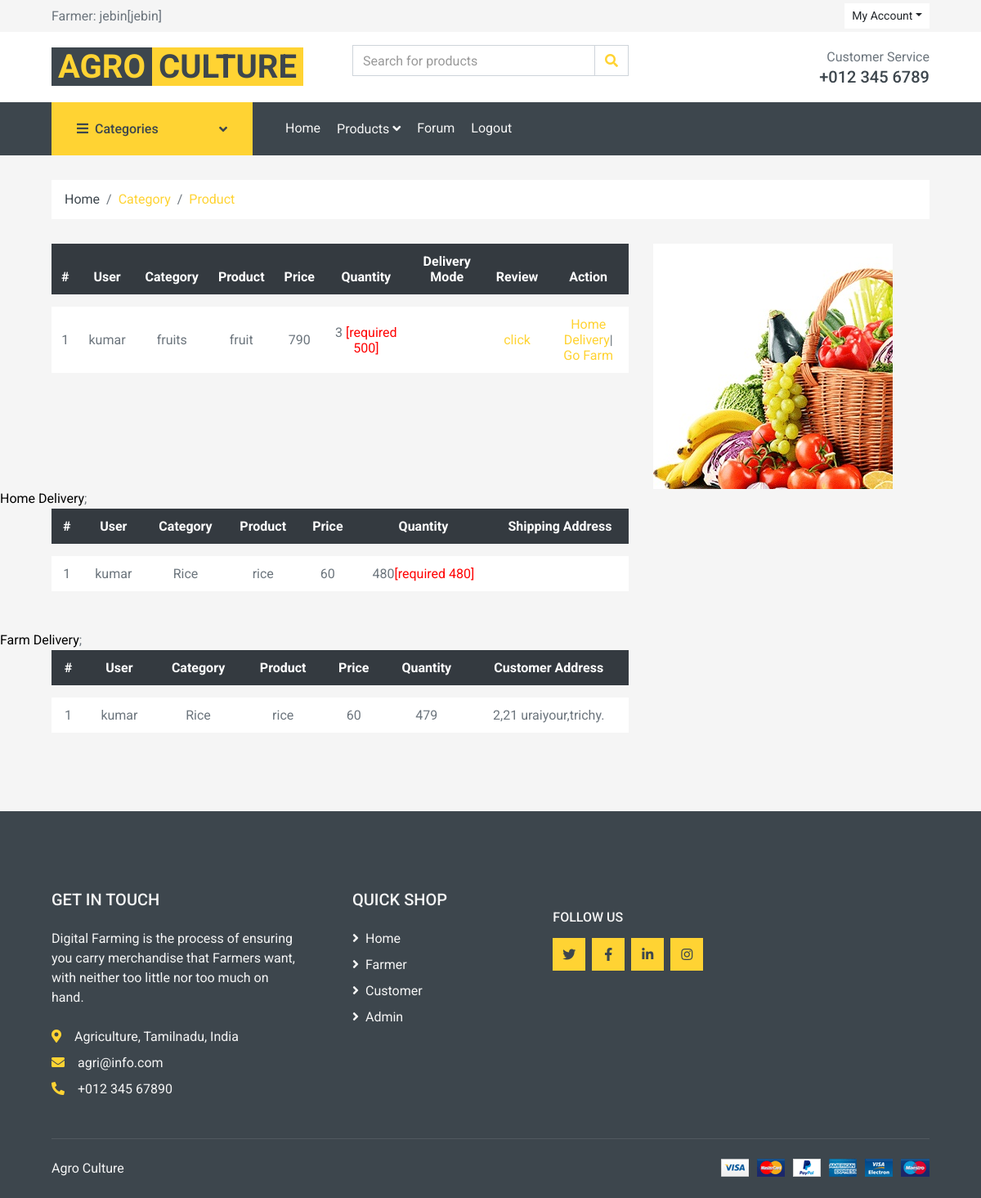
The page /rt_sales.php (signed in) on the database its author committed.
### tables this page shows
CREATE TABLE `rt_retailer` (
  `id` int(11) NOT NULL,
  `name` varchar(20) NOT NULL,
  `address` varchar(50) NOT NULL,
  `city` varchar(30) NOT NULL,
  `mobile` bigint(20) NOT NULL,
  `email` varchar(40) NOT NULL,
  `proof` varchar(50) NOT NULL,
  `uname` varchar(20) NOT NULL,
  `pass` varchar(20) NOT NULL,
  `create_date` varchar(20) NOT NULL,
  `status` int(11) NOT NULL,
  PRIMARY KEY  (`uname`)
);

CREATE TABLE `rt_cart` (
  `id` int(11) NOT NULL auto_increment,
  `uname` varchar(20) NOT NULL,
  `pid` int(11) NOT NULL,
  `status` int(11) NOT NULL,
  `rdate` varchar(20) NOT NULL,
  `price` int(11) NOT NULL,
  `category` varchar(30) NOT NULL,
  `quantity` int(11) NOT NULL,
  `uqut` varchar(40) NOT NULL,
  `amount` int(11) NOT NULL,
  `pname` varchar(40) NOT NULL,
  `retailer` varchar(20) NOT NULL,
  `deli_mode` varchar(40) NOT NULL,
  `shipping_address` varchar(40) NOT NULL,
  `d_status` varchar(40) NOT NULL,
  PRIMARY KEY  (`id`)
);

### rt_sales.php (the view, shortened to what this page needs)
<?php
include("include/dbconnect.php");
extract($_REQUEST);
$uname=$_SESSION['uname'];
$q1=mysqli_query($connect,"select * from rt_retailer where uname='$uname'");
$r1=mysqli_fetch_array($q1);
$qry=mysqli_query($connect,"select * from rt_cart where retailer='$uname'");
?>
<html>
<head>
    <title><?php include("include/title.php"); ?></title>
    <link href="https://cdnjs.cloudflare.com/ajax/libs/font-awesome/5.10.0/css/all.min.css" rel="stylesheet">
    <link href="static/lib/animate/animate.min.css" rel="stylesheet">
    <link href="static/lib/owlcarousel/assets/owl.carousel.min.css" rel="stylesheet">
    <link href="static/css/style.css" rel="stylesheet">
</head>
<body>
    <div class="container-fluid">
        <div class="row bg-secondary py-1 px-xl-5">
            <div class="col-lg-6 d-none d-lg-block">
                <div class="d-inline-flex align-items-center h-100">
				Farmer: <?php echo $r1['name']. "[".$r1['uname']."]"; ?>
                </div>
            </div>
            <div class="col-lg-6 text-center text-lg-right">
                <div class="d-inline-flex align-items-center">
                    <div class="btn-group">
                        <button type="button" class="btn btn-sm btn-light dropdown-toggle" data-toggle="dropdown">My Account</button>
                    </div>
                </div>
            </div>
        </div>
        <div class="row align-items-center bg-light py-3 px-xl-5 d-none d-lg-flex">
            <div class="col-lg-4">
                <a href="" class="text-decoration-none">
                    <span class="h1 text-uppercase text-primary bg-dark px-2">Agro</span>
                    <span class="h1 text-uppercase text-dark bg-primary px-2 ml-n1"> Culture</span>
                </a>
            </div>
            <div class="col-lg-4 col-6 text-left">
                <form action="">
                    <div class="input-group">
                        <input type="text" class="form-control" placeholder="Search for products">
                        <div class="input-group-append">
                            <span class="input-group-text bg-transparent text-primary">
                                <i class="fa fa-search"></i>
                            </span>
                        </div>
                    </div>
                </form>
            </div>
            <div class="col-lg-4 col-6 text-right">
                <p class="m-0">Customer Service</p>
                <h5 class="m-0">+012 345 6789</h5>
            </div>
        </div>
    </div>
    <div class="container-fluid bg-dark mb-30">
        <div class="row px-xl-5">
            <div class="col-lg-3 d-none d-lg-block">
                <a class="btn d-flex align-items-center justify-content-between bg-primary w-100" data-toggle="collapse" href="#navbar-vertical" style="height: 65px; padding: 0 30px;">
                    <h6 class="text-dark m-0"><i class="fa fa-bars mr-2"></i>Categories</h6>
                    <i class="fa fa-angle-down text-dark"></i>
                </a>
            </div>
            <div class="col-lg-9">
                <nav class="navbar navbar-expand-lg bg-dark navbar-dark py-3 py-lg-0 px-0">
                    <div class="collapse navbar-collapse justify-content-between" id="navbarCollapse">
                        <div class="navbar-nav mr-auto py-0">
                            <a href="rt_home.php" class="nav-item nav-link">Home</a>
							<div class="nav-item dropdown">
                                <a href="#" class="nav-link dropdown-toggle" data-toggle="dropdown">Products <i class="fa fa-angle-down mt-1"></i></a>
                            </div>
                            <a href="forum.php" class="nav-item nav-link">Forum</a>
                            <a href="logout.php" class="nav-item nav-link">Logout</a>
                        </div>
                    </div>
                </nav>
            </div>
        </div>
    </div>
    <div class="container-fluid">
        <div class="row px-xl-5">
            <div class="col-12">
                <nav class="breadcrumb bg-light mb-30">
                    <a class="breadcrumb-item text-dark" href="rt_home.php">Home</a>
                    <span class="breadcrumb-item"><a href="add_cat.php">Category</a></span>
					<span class="breadcrumb-item "><a href="add_product.php">Product</a></span>
                </nav>
            </div>
        </div>
    </div>
    <div class="container-fluid">
        <div class="row px-xl-5">
            <div class="col-lg-8 table-responsive mb-5">
                <table class="table table-light table-borderless table-hover text-center mb-0">
                    <thead class="thead-dark">
                        <tr>
							<th>#</th>
                            <th>User</th>
                            <th>Category</th>
                            <th>Product</th>
                            <th>Price</th>
                            <th>Quantity</th>
                            <th>Delivery Mode</th>
                            <th>Review</th>
                            <th>Action</th>
                        </tr>
                    </thead>
                    <tbody class="align-middle">
						<?php
						$i=0;
						while($row=mysqli_fetch_array($qry))
						{
						$i++;
						?>
                        <tr>
                            <td class="align-middle"><?php echo $i; ?></td>
                            <td class="align-middle"><?php echo $row['uname']; ?></td>
                            <td class="align-middle"><?php echo $row['category']; ?></td>
                            <td class="align-middle"><?php echo $row['pname'];?></td>
                            <td class="align-middle"><?php echo $row['price']; ?></td>
                            <td class="align-middle"><?php echo $row['pid']; ?>
                                <?php
							if($row['status']=="1" and $row['quantity']=='0')
							{
                                ?>
                                <?php
							echo '<span style="color:#FF0000">[Low]</span>';
							}
							else
							{
								if($row['status']=='1')
								{
								echo '<span style="color:#FF0000">[required '.$row['quantity'].']</span>';
								}
							}
							?>
							</td>
                            <td class="align-middle"><?php echo $row['deli_mode']; ?>
                            <td class="align-middle"><a href="allrev1.php?pid=<?php echo $row['pid'];?>">click</a></td>
							<td class="align-middle">
								<a href="rt_sales.php?act=dev&deid=<?php echo $row['id']; ?>">Home Delivery</a>|<br>
								<a href="rt_sales.php?act=go&deid=<?php echo $row['id']; ?>">Go Farm</a>
							</td>
                        </tr>
                     	<?php
						}
						?>
                    </tbody>
                </table>
            </div>
            <div class="col-lg-4">
                <img src="static/img/sh1.jpg" class="img-fluid">
            </div>
        </div>
    </div>
    <span style="color:black">Home Delivery</span>;
    <?php
     $i=mysqli_query($connect,"select * from rt_cart where d_status='1'");
   if(mysqli_num_rows($i)>0){
    $cnt=1;
?>
    <div class="container-fluid">
        <div class="row px-xl-5">
            <div class="col-lg-8 table-responsive mb-5">
                <table class="table table-light table-borderless table-hover text-center mb-0">
                    <thead class="thead-dark">
                        <tr>
							<th>#</th>
                            <th>User</th>
                            <th>Category</th>
                            <th>Product</th>
                            <th>Price</th>
                            <th>Quantity</th>
                            <th>Shipping Address</th>
                        </tr>
                    </thead>
                    <tbody class="align-middle">
						<?php
						while($r1=mysqli_fetch_array($i))
						{
						?>
                        <tr>
                            <td class="align-middle"><?php echo $r1['id']; ?></td>
                            <td class="align-middle"><?php echo $r1['uname']; ?></td>
                            <td class="align-middle"><?php echo $r1['category']; ?></td>
                            <td class="align-middle"><?php echo $r1['pname'];?></td>
                            <td class="align-middle"><?php echo $r1['price']; ?></td>
                            <td class="align-middle"><?php echo $r1['quantity'];
							if($r1['status']=="1" and $r1['quantity']=='0')
							{
							echo '<span style="color:#FF0000">[Low]</span>';
							}
							else
							{
								if($r1['status']=='1')
								{
								echo '<span style="color:#FF0000">[required '.$r1['quantity'].']</span>';
								}
							}
							?>
							</td>
							<td class="align-middle"><?php echo $r1['shipping_address'];?></td>
                        </tr>
                        <?php
                       $cnt=$cnt+1; } } else { ?>
                          <tr>
                            <td colspan="8"> No record found</td>
                          </tr>
                        <?php } ?>
                    </tbody>
                </table>
            </div>
            <div class="col-lg-4">
            </div>
        </div>
    </div>
    <span style="color:black">Farm Delivery</span>;
    <?php
     $i=mysqli_query($connect,"select * from rt_cart where d_status='2'");
   if(mysqli_num_rows($i)>0){
    $cnt=1;
?>
    <div class="container-fluid">
        <div class="row px-xl-5">
            <div class="col-lg-8 table-responsive mb-5">
                <table class="table table-light table-borderless table-hover text-center mb-0">
                    <thead class="thead-dark">
                        <tr>
							<th>#</th>
                            <th>User</th>
                            <th>Category</th>
                            <th>Product</th>
                            <th>Price</th>
                            <th>Quantity</th>
                            <th>Customer Address</th>
                        </tr>
                    </thead>
                    <tbody class="align-middle">
						<?php
						while($row=mysqli_fetch_array($i))
						{
						?>
                        <tr>
                            <td class="align-middle"><?php echo $cnt; ?></td>
                            <td class="align-middle"><?php echo $row['uname']; ?></td>
                            <td class="align-middle"><?php echo $row['category']; ?></td>
                            <td class="align-middle"><?php echo $row['pname'];?></td>
                            <td class="align-middle"><?php echo $row['price']; ?></td>
                            <td class="align-middle"><?php echo $row['quantity'];
							?>
							</td>
                            <td class="align-middle"><?php echo $row['shipping_address'];?></td>
                        </tr>
                        <?php
                        $cnt=$cnt+1;} } else { ?>
                          <tr>
                            <td colspan="8"> No record found</td>
                          </tr>
                        <?php } ?>
                    </tbody>
                </table>
            </div>
            <div class="col-lg-4">
            </div>
        </div>
    </div>
    <div class="container-fluid bg-dark text-secondary mt-5 pt-5">
        <div class="row px-xl-5 pt-5">
            <div class="col-lg-4 col-md-12 mb-5 pr-3 pr-xl-5">
                <h5 class="text-secondary text-uppercase mb-4">Get In Touch</h5>
                <p class="mb-4">Digital Farming is the process of ensuring you carry merchandise that Farmers want, with neither too little nor too much on hand.</p>
                <p class="mb-2"><i class="fa fa-map-marker-alt text-primary mr-3"></i>Agriculture, Tamilnadu, India</p>
                <p class="mb-2"><i class="fa fa-envelope text-primary mr-3"></i>agri@info.com</p>
                <p class="mb-0"><i class="fa fa-phone-alt text-primary mr-3"></i>+012 345 67890</p>
            </div>
            <div class="col-lg-8 col-md-12">
                <div class="row">
                    <div class="col-md-4 mb-5">
                        <h5 class="text-secondary text-uppercase mb-4">Quick Shop</h5>
                        <div class="d-flex flex-column justify-content-start">
                            <a class="text-secondary mb-2" href="/"><i class="fa fa-angle-right mr-2"></i>Home</a>
                            <a class="text-secondary mb-2" href="/login"><i class="fa fa-angle-right mr-2"></i>Farmer</a>
                            <a class="text-secondary mb-2" href="/login_cus"><i class="fa fa-angle-right mr-2"></i>Customer</a>
                            <a class="text-secondary mb-2" href="/login_admin"><i class="fa fa-angle-right mr-2"></i>Admin</a>
                        </div>
                    </div>
                    <div class="col-md-4 mb-5">
                        <h6 class="text-secondary text-uppercase mt-4 mb-3">Follow Us</h6>
                        <div class="d-flex">
                            <a class="btn btn-primary btn-square mr-2" href="#"><i class="fab fa-twitter"></i></a>
                            <a class="btn btn-primary btn-square mr-2" href="#"><i class="fab fa-facebook-f"></i></a>
                            <a class="btn btn-primary btn-square mr-2" href="#"><i class="fab fa-linkedin-in"></i></a>
                            <a class="btn btn-primary btn-square" href="#"><i class="fab fa-instagram"></i></a>
                        </div>
                    </div>
                </div>
            </div>
        </div>
        <div class="row border-top mx-xl-5 py-4" style="border-color: rgba(256, 256, 256, .1) !important;">
            <div class="col-md-6 px-xl-0">
                <p class="mb-md-0 text-center text-md-left text-secondary">
                   <?php include("include/title.php"); ?><a class="text-primary" href="#"></a>
                    <br> <a href="https://themewagon.com" target="_blank"></a>
                </p>
            </div>
            <div class="col-md-6 px-xl-0 text-center text-md-right">
                <img class="img-fluid" src="static/img/payments.png" alt="">
            </div>
        </div>
    </div>
</body>
</html>

### rows shown on the page
rt_retailer: name "jebin", uname "jebin"
rt_cart: uname "kumar", category "fruits", pname "fruit", price "790", pid "3", quantity "500"
rt_cart: id "1", uname "kumar", category "Rice", pname "rice", price "60", quantity "480"
rt_cart: uname "kumar", category "Rice", pname "rice", price "60", quantity "479", shipping_address "2,21 uraiyour,trichy."
